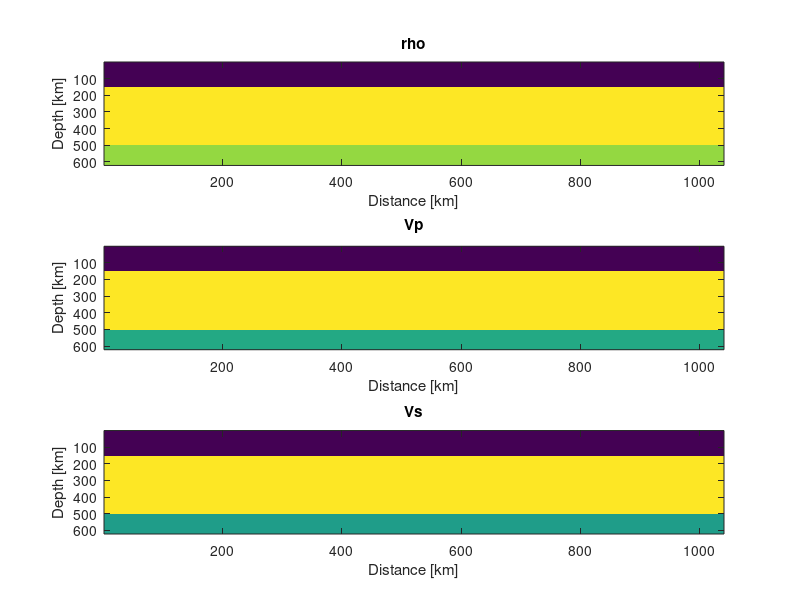

Write MATLAB code to recreate this figure. (Note: this script raises an error after producing the figure.)
clear;
clc;

npml = 20;
X = 200.e3;
Z = 120.e3;

dx = 200;
dz = 200;


nx = round(X/dx)+1 + 2*npml;
nz = round(Z/dz)+1 + npml;

rho = zeros(nz,nx);
vp  = zeros(nz,nx);
vs  = zeros(nz,nx);

rho1 = 2900.0; Vp1 = 7000.0; Vs1 = 4600.0;
rho2 = 3480.0; Vp2 = 8700.0; Vs2 = 5800.0;
rho3 = 3200.0; Vp3 = 7800.0; Vs3 = 5000.0;

rho1 = 2700.0; Vp1 = 6000.0; Vs1 = 3450.0;
rho2 = 3300.0; Vp2 = 8000.0; Vs2 = 4450.0;
rho3 = 3200.0; Vp3 = 7200.0; Vs3 = 4000.0;


rho(:,:) = rho1;
vp(:,:)  = Vp1;
vs(:,:)  = Vs1;


h = 30.e3;
ih = round(h/dz)

rho(ih+1:end,:) = rho2;
vp(ih+1:end,:)  = Vp2;
vs(ih+1:end,:)  = Vs2;


h = 100.e3;
ih = round(h/dz)

rho(ih+1:end,:) = rho3;
vp(ih+1:end,:)  = Vp3;
vs(ih+1:end,:)  = Vs3;



figure(1);
subplot(3,1,1);
hold off;
imagesc(rho);
hold off;
xlabel('Distance [km]');
ylabel('Depth [km]');
title('rho');

subplot(3,1,2);
hold off;
imagesc(vp);
hold off;
xlabel('Distance [km]');
ylabel('Depth [km]');
title('Vp');

subplot(3,1,3);
hold off;
imagesc(vs);
hold off;
xlabel('Distance [km]');
ylabel('Depth [km]');
title('Vs');


writesu('rho_model.su', rho, dz, 1);
writesu('vp_model.su', vp, dz, 1);
writesu('vs_model.su', vs, dz, 1);